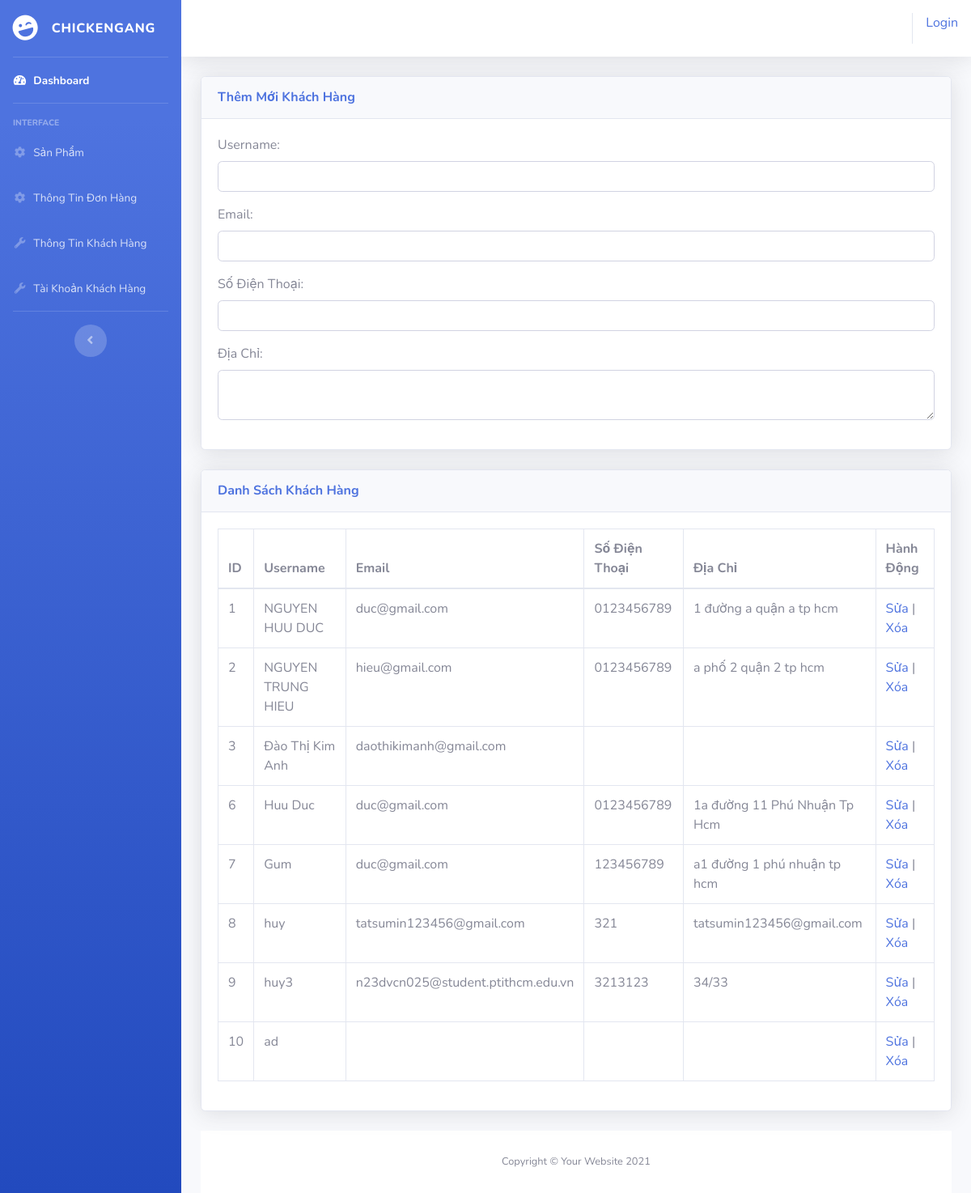
The page /admin1/customer.php on the database its author committed.
### tables this page shows
CREATE TABLE `customer` (
  `id_User` int(11) NOT NULL,
  `username` varchar(50) DEFAULT NULL,
  `email` varchar(100) DEFAULT NULL,
  `phone_number` varchar(20) DEFAULT NULL,
  `address` varchar(200) DEFAULT NULL,
  `password` varchar(32) DEFAULT NULL,
  `login_id` int(11) DEFAULT NULL
);

### admin/functions/manage-customer.php (called while the page is built, shortened)
<?php
include('../admin/db.php');
function getCustomer() {
    global $con;
    $customers = array();
    $sql = "SELECT * FROM Customer";
    $result = $con->query($sql);
    if ($result->num_rows > 0) {
        while ($row = $result->fetch_assoc()) {
            $customers[] = $row;
        }
    }
    return $customers;
}
?>

### admin1/customer.php (the view, shortened to what this page needs)
<?php
include('../admin/includes/header.php');
include('../admin/functions/manage-customer.php');
$customers = getCustomer();
$customer = array();
?>
<div class="row">
    <div class="col-lg-12">
        <div class="card shadow mb-4">
            <div class="card-header py-3">
                <h6 class="m-0 font-weight-bold text-primary"><?php echo isset($_GET['edit_id']) ? "Chỉnh Sửa Thông Tin Khách Hàng" : "Thêm Mới Khách Hàng"; ?></h6>
            </div>
            <div class="card-body">
                <form method="post">
                    <div class="form-group">
                        <label>Username:</label>
                        <input type="text" class="form-control" name="username" value="<?php echo isset($customer['username']) ? $customer['username'] : ''; ?>" required>
                    </div>
                    <div class="form-group">
                        <label>Email:</label>
                        <input type="email" class="form-control" name="email" value="<?php echo isset($customer['email']) ? $customer['email'] : ''; ?>" required>
                    </div>
                    <div class="form-group">
                        <label>Số Điện Thoại:</label>
                        <input type="text" class="form-control" name="phone_number" value="<?php echo isset($customer['phone_number']) ? $customer['phone_number'] : ''; ?>" required>
                    </div>
                    <div class="form-group">
                        <label>Địa Chỉ:</label>
                        <textarea class="form-control" name="address" required><?php echo isset($customer['address']) ? $customer['address'] : ''; ?></textarea>
                    </div>
                </form>
            </div>
        </div>
    </div>
</div>
<div class="row">
    <div class="col-lg-12">
        <div class="card shadow mb-4">
            <div class="card-header py-3">
                <h6 class="m-0 font-weight-bold text-primary">Danh Sách Khách Hàng</h6>
            </div>
            <div class="card-body">
                <div class="table-responsive">
                    <table class="table table-bordered" id="dataTable" width="100%" cellspacing="0">
                        <thead>
                            <tr>
                                <th>ID</th>
                                <th>Username</th>
                                <th>Email</th>
                                <th>Số Điện Thoại</th>
                                <th>Địa Chỉ</th>
                                <th>Hành Động</th>
                            </tr>
                        </thead>
                        <tbody>
                            <?php
                            if (!empty($customers)) {
                                foreach ($customers as $row) {
                                    echo "<tr>";
                                    echo "<td>" . $row["id_User"] . "</td>";
                                    echo "<td>" . $row["username"] . "</td>";
                                    echo "<td>" . $row["email"] . "</td>";
                                    echo "<td>" . $row["phone_number"] . "</td>";
                                    echo "<td>" . $row["address"] . "</td>";
                                    echo "<td><a href='?edit_id=" . $row["id_User"] . "'>Sửa</a> | <a href='?delete_id=" . $row["id_User"] . "' onclick=\"return confirm('Bạn chắc chắn muốn xóa khách hàng này?');\">Xóa</a></td>";
                                    echo "</tr>";
                                }
                            } else {
                                echo "<tr><td colspan='6'>Không có khách hàng nào.</td></tr>";
                            }
                            ?>
                        </tbody>
                    </table>
                </div>
            </div>
        </div>
    </div>
</div>
<?php include('../admin/includes/footer.php'); ?>

### rows shown on the page
customer: id_User "1", username "NGUYEN HUU DUC", email "duc@gmail.com", phone_number "0123456789", address "1 đường a quận a tp hcm"
customer: id_User "2", username "NGUYEN TRUNG HIEU", email "hieu@gmail.com", phone_number "0123456789", address "a phố 2 quận 2 tp hcm"
customer: id_User "3", username "Đào Thị Kim Anh", email "daothikimanh@gmail.com"
customer: id_User "6", username "Huu Duc", email "duc@gmail.com", phone_number "0123456789", address "1a đường 11 Phú Nhuận Tp Hcm"
customer: id_User "7", username "Gum", email "duc@gmail.com", phone_number "123456789", address "a1 đường 1 phú nhuận tp hcm"
customer: id_User "8", username "huy", email "tatsumin123456@gmail.com", phone_number "321", address "tatsumin123456@gmail.com"
customer: id_User "9", username "huy3", email "n23dvcn025@student.ptithcm.edu.vn", phone_number "3213123", address "34/33"
customer: id_User "10", username "ad"
